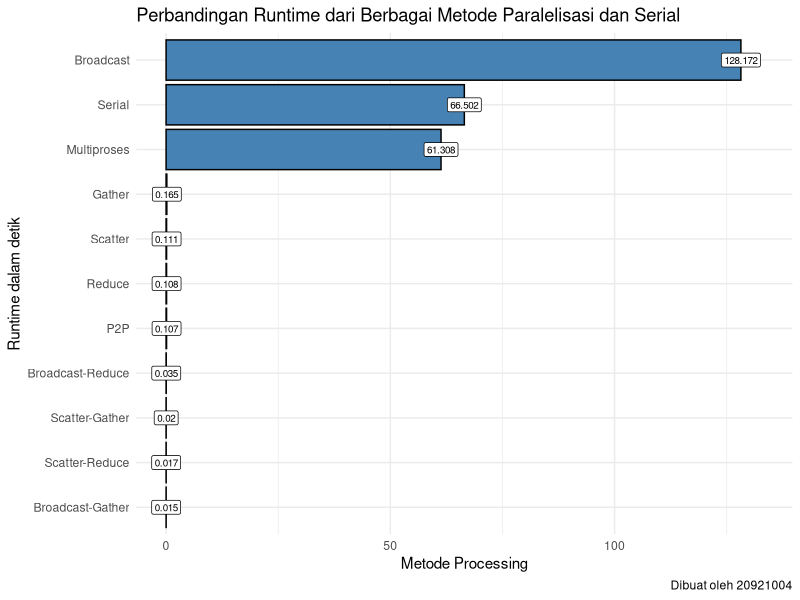
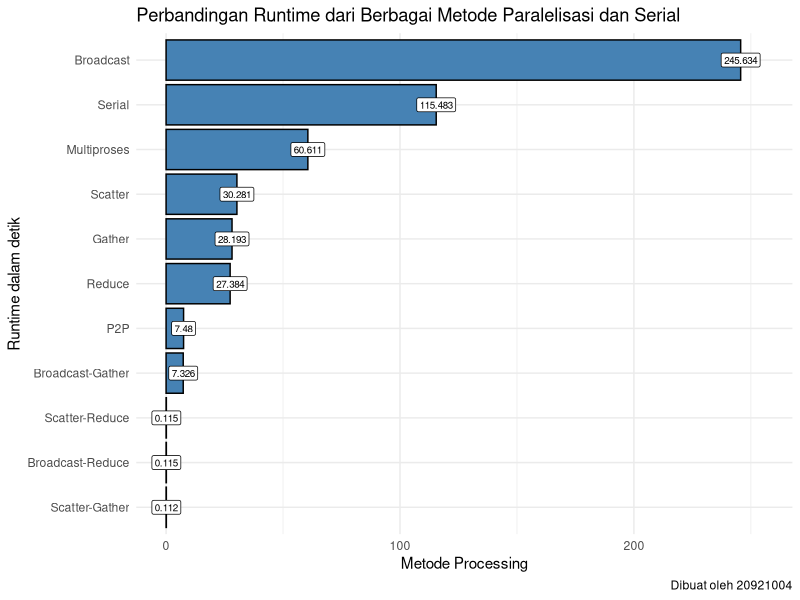

Write the R code that produced these figures, in order.
## ---- chunk 1
knitr::opts_chunk$set(echo = TRUE)
setwd("~/209_ITB/Semester I/Jaringan dan Pengolahan Data Paralel/Ujian/Laporan")
library(dplyr)
library(ggplot2)
## ---- chunk 2
metode = c("Serial",
           "P2P",
           "Broadcast",
           "Scatter",
           "Gather",
           "Reduce",
           "Broadcast-Gather",
           "Broadcast-Reduce",
           "Scatter-Gather",
           "Scatter-Reduce",
           "Multiproses")
run_time = c(66.50181341171265,
             0.107394956,
             128.17224788665771,
             0.11072540283203125,
             0.16507434844970703,
             0.10837030410766602,
             0.014871358871459961,
             0.03458452224731445,
             0.01956009864807129,
             0.016790390014648438,
             61.30806016921997
             )
hasil = c(9.000000000001783,
          8.99999999999997,
          9.000000000001783,
          8.99999999999997,
          8.99999999999997,
          8.99999999999997,
          8.4864,
          8.4864,
          8.4864,
          8.4864,
          8.99999999999993
          )
jml_core = c(1,rep(40,
                   length(metode)-1)
             )

rekap = data.frame(metode,jml_core,run_time = round(run_time,7),hasil = round(hasil,7))
rekap = 
  rekap %>% 
  mutate(speed_up = run_time[1] / run_time,
         speed_up = round(speed_up,3))

rekap %>% 
  knitr::kable(align = "c",caption = "Rekapan Runtime")
## ---- chunk 3
rekap %>% 
  filter(speed_up < 5000) %>% 
  ggplot(aes(x = reorder(metode,run_time),
             y = run_time)) +
  geom_col(color = "black",
           fill = "steelblue") +
  geom_label(aes(label = round(run_time,3)),
             size = 2.5) +
  coord_flip() +
  ylim(0,133) +
  labs(y = "Metode Processing",
       x = "Runtime dalam detik",
       title = "Perbandingan Runtime dari Berbagai Metode Paralelisasi dan Serial",
       caption = "Dibuat oleh 20921004") +
  theme_minimal()
## ---- chunk 4
metode = c("Serial",
           "P2P",
           "Broadcast",
           "Scatter",
           "Gather",
           "Reduce",
           "Broadcast-Gather",
           "Broadcast-Reduce",
           "Scatter-Gather",
           "Scatter-Reduce",
           "Multiproses")
run_time = c(115.48316383361816,
             7.479929895,
             245.63393354415894,
             30.28079,
             28.19255,
             27.38436,
             7.326474,
             0.1150408,
             0.1124816,
             0.1151413,
             60.61066937446594
             )
hasil = c(-2.9999999999954543,
          -3,
          -2.9999999999954543,
          -2.9999999999954543,
          -2.9999999999954543,
          -2.9999999999954543,
          -3.000000000000228,
          -3.007744000000066,
          -3.0077440000000655,
          -3.007744000000066,
          -2.9999999999996283
          )
jml_core = c(1,rep(40,
                   length(metode)-1)
             )

rekap = data.frame(metode,jml_core,run_time = round(run_time,7),hasil = round(hasil,7))
rekap = 
  rekap %>% 
  mutate(speed_up = run_time[1] / run_time,
         speed_up = round(speed_up,3))

rekap %>% 
  knitr::kable(align = "c",caption = "Rekapan Runtime")
## ---- chunk 5
rekap %>% 
  filter(speed_up < 5000) %>% 
  ggplot(aes(x = reorder(metode,run_time),
             y = run_time)) +
  geom_col(color = "black",
           fill = "steelblue") +
  geom_label(aes(label = round(run_time,3)),
             size = 2.5) +
  coord_flip() +
  ylim(0,255) +
  labs(y = "Metode Processing",
       x = "Runtime dalam detik",
       title = "Perbandingan Runtime dari Berbagai Metode Paralelisasi dan Serial",
       caption = "Dibuat oleh 20921004") +
  theme_minimal()
